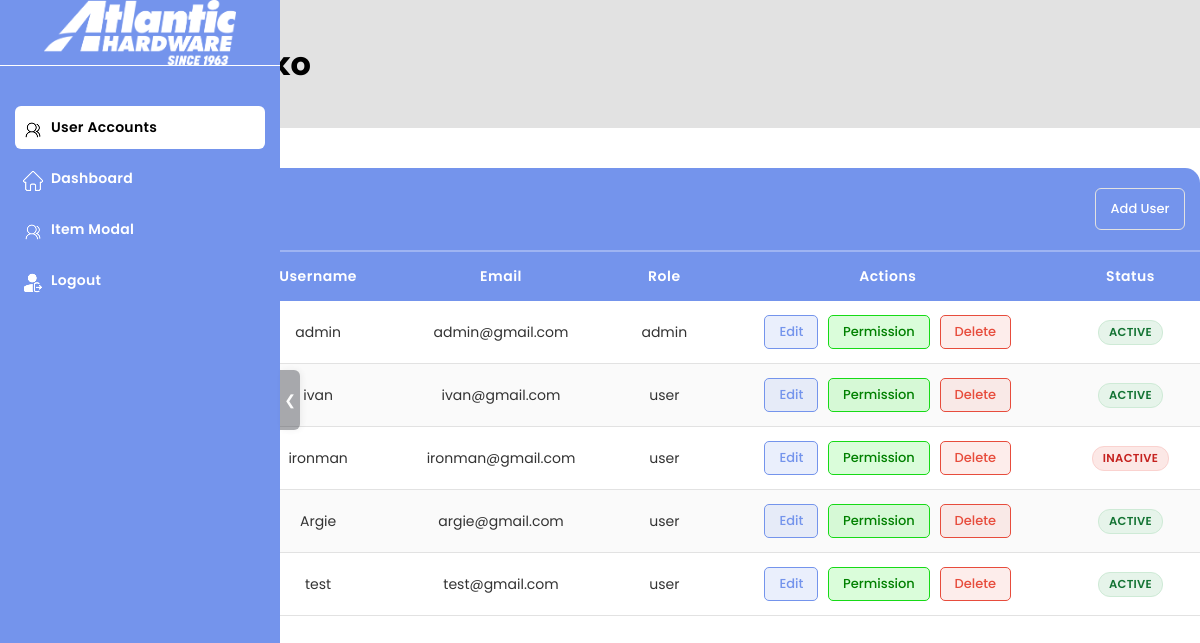
Page /views/user_account.php (signed in) on the earlier database version.
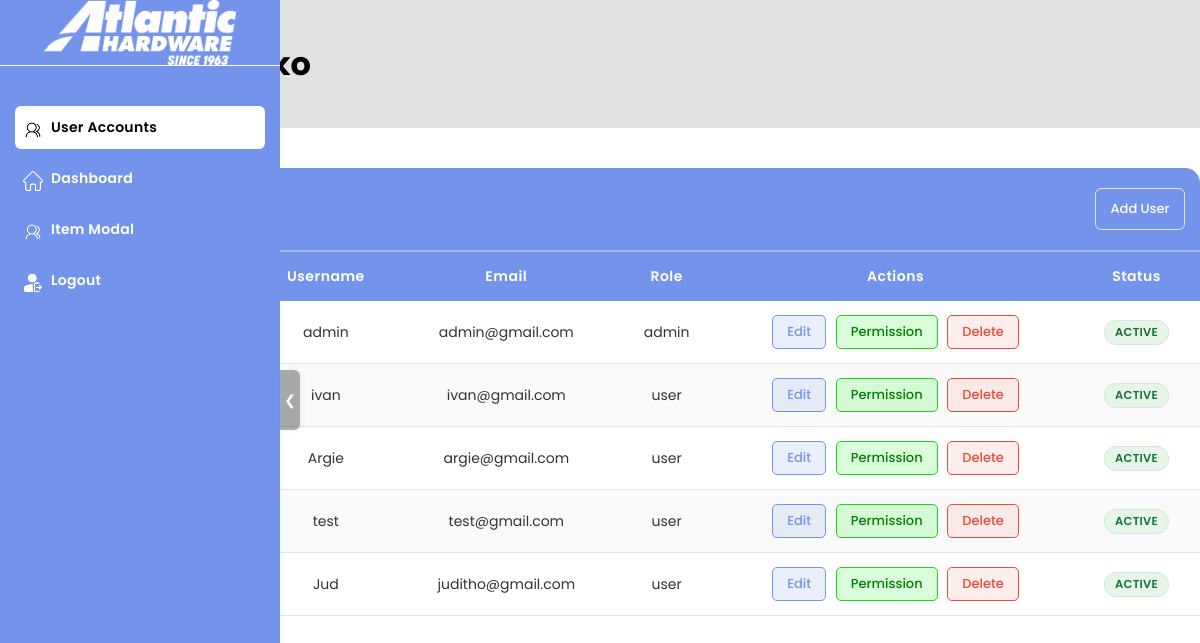
Same page on the later database version.
### tables this page shows
CREATE TABLE `users` (
  `oUserid` int(10) UNSIGNED NOT NULL,
  `name` varchar(255) NOT NULL,
  `username` varchar(250) NOT NULL,
  `email` varchar(255) NOT NULL,
  `password` varchar(255) NOT NULL,
  `role` enum('user','admin') NOT NULL,
  `status` int(11) NOT NULL,
  `post_code` varchar(4) DEFAULT NULL
);

### check_access.php (called while the page is built, shortened)
<?php
require_once __DIR__ . '/controller/AccessController.php';
function getAccessController(): AccessController
{
    global $conn;
    static $controller = null;
    if ($controller === null) {
        $controller = new AccessController($conn);
    }
    return $controller;
}
function hasPermission($module_id, $column): bool
{
    return getAccessController()->hasPermission(intval($module_id), (string) $column, $_SESSION ?? []);
}

### controller/AccessController.php (called while the page is built, shortened)
<?php
require_once __DIR__ . '/../entity/AccessModel.php';
class AccessController
{
    private AccessModel $accessModel;
    public function __construct($conn)
    {
        $this->accessModel = new AccessModel($conn);
    }
    public function hasElevatedModuleAccess(int $moduleId, array $sessionData): bool
    {
        $userId = intval($sessionData['oUserid']);
        $modId  = intval($moduleId);
        $row = $this->accessModel->getUserModuleAccess($userId, $modId);
        $elevatedColumns = ['oSalesassistant', 'oSupervisor', 'oManager'];
        foreach ($elevatedColumns as $col) {
            if (!empty($row[$col]) && intval($row[$col]) === 1) {
                return true;
            }
        }
        return false;
    }
    public function hasPermission(int $moduleId, string $column, array $sessionData): bool
    {
        $userId = intval($sessionData['oUserid']);
        $modId  = intval($moduleId);
        $row = $this->accessModel->getUserModuleAccess($userId, $modId);
        if ($this->hasElevatedModuleAccess($modId, $sessionData)) {
            return true;
        }
        return !empty($row[$column]) && intval($row[$column]) === 1;
    }
}

### entity/AccessModel.php (called while the page is built, shortened)
<?php
class AccessModel
{
    private $conn;
    public function __construct($conn)
    {
        $this->conn = $conn;
    }
    public function getUserModuleAccess(int $userId, int $moduleId): ?array
    {
        $stmt = $this->conn->prepare("SELECT * FROM tbl_access WHERE oUserid = ? AND oModuleid = ? LIMIT 1");
        $stmt->bind_param("ii", $userId, $moduleId);
        $stmt->execute();
        $result = $stmt->get_result();
        $row = $result ? $result->fetch_assoc() : null;
        return $row ?: null;
    }
}

### views/user_account.php (the view, shortened to what this page needs)
<?php
$base_path = "..";
require_once __DIR__ . '/../config/config.php';
require_once __DIR__ . '/../check_access.php';
$query = mysqli_query($conn, "SELECT * FROM users");
require_once __DIR__ . '/header.php';
?>
<!DOCTYPE html>
<html lang="en">
<head>
    <link rel="stylesheet" href="<?php echo $base_path; ?>/assets/css/style.css">
</head>
<body class="user_account">
    <?php include $base_path . '/includes/sidebar.php'; ?>
    <div id="main">
        <div class="wrapper">
            <div class="main_con">
                <div class="table_header_info">
                    <h2>User List</h2>
                    <a href="add_user.php" class="global_btn">Add User</a>
                </div>
                <div class="table_user">
                    <table>
                        <thead>
                            <tr>
                                <th>Id No.</th>
                                <th>Name</th>
                                <th>Username</th>
                                <th>Email</th>
                                <th>Role</th>
                                <th>Actions</th>
                                <th>Status</th>
                            </tr>
                        </thead>
                        <tbody>
                            <?php
                            $no = 1;
                            while ($user = mysqli_fetch_assoc($query)) :
                                $rawStatus = trim($user['status']);
                                $isActive = ($rawStatus == '1' || strtolower($rawStatus) === 'active');
                                $statusText = $isActive ? 'ACTIVE' : 'INACTIVE';
                                $statusClass = $isActive ? 'status_active' : 'status_inactive';
                            ?>
                                <tr>
                                    <td><?= $no++ ?></td>
                                    <td><?= htmlspecialchars($user['name']) ?></td>
                                    <td><?= htmlspecialchars($user['username']) ?></td>
                                    <td><?= htmlspecialchars($user['email']) ?></td>
                                    <td><?= htmlspecialchars($user['role']) ?></td>
                                    <td>
                                        <a class="edit_btn" href="edit.php?oUserid=<?= $user['oUserid'] ?>">Edit</a>
                                        <a class="permission_btn" href="permission.php?oUserid=<?= $user['oUserid'] ?>">Permission</a>
                                        <a class="delete_btn delete-user-btn"
                                            href="<?= $base_path; ?>/user_action.php?oUserid=<?= $user['oUserid'] ?>"
                                            data-username="<?= htmlspecialchars($user['username']) ?>">
                                            Delete
                                        </a>
                                    </td>
                                    <td>
                                        <span class="status_badge <?= $statusClass; ?>">
                                            <?= $statusText; ?>
                                        </span>
                                    </td>
                                </tr>
                            <?php endwhile; ?>
                        </tbody>
                    </table>
                </div>
            </div>
        </div>
    </div>
</body>
</html>

### views/header.php
<header>
        <div class="wrapper">
            <div class="header_content">
                <h1>Welcome: <?= $_SESSION['name']; ?></h1>
            </div>
        </div>
</header>

### includes/sidebar.php (shortened to what this page needs)
<?php
require_once __DIR__ . '/../config/config.php';
require_once __DIR__ . '/../check_access.php';
$basePath = '..';
$viewPath = '.';
?>
<div class="sidebar">
    <a href="<?= $viewPath; ?>/index.php">
        <div class="main_logo">
            <img src="<?= $basePath; ?>/assets/images/atlantichardware_logo_with_since1963.png" alt="Main_Logo" class="sidebar-logo">
        </div>
    </a>
    <ul class="menu-list">
        <?php if (hasPermission(3, 'oMain')): ?>
            <li class="menu-item mb-2">
                <a href="<?= $viewPath; ?>/user_account.php"
                    data-subpages="add_user.php, edit.php, permission.php"
                    class="user_acc menu-link d-flex align-items-center justify-content-between">
                    User Accounts
                </a>
            </li>
        <?php endif; ?>
        <?php if (hasPermission(4, 'oMain')): ?>
            <li class="menu-item current_page_item mb-2">
                <a href="<?= $viewPath; ?>/index.php" class="store_dashboard menu-link d-flex align-items-center justify-content-between">
                    Dashboard
                </a>
            </li>
        <?php endif; ?>
        <?php if (hasPermission(16, 'oMain')): ?>
            <li class="menu-item mb-2">
                <a href="<?= $viewPath; ?>/item_modal.php" class="user_acc menu-link d-flex align-items-center justify-content-between">
                    Item Modal
                </a>
            </li>
        <?php endif; ?>
        <li class="menu-item mb-2">
            <a href="<?= $basePath; ?>/logout.php" class="sidebar_logout menu-link d-flex align-items-center justify-content-between">
                Logout
            </a>
        </li>
    </ul>
</div>

Differences in the rows shown:
removed users: username "ironman", email "ironman@gmail.com", role "user", status "INACTIVE"
added users: username "Jud", email "juditho@gmail.com", role "user", status "ACTIVE"
